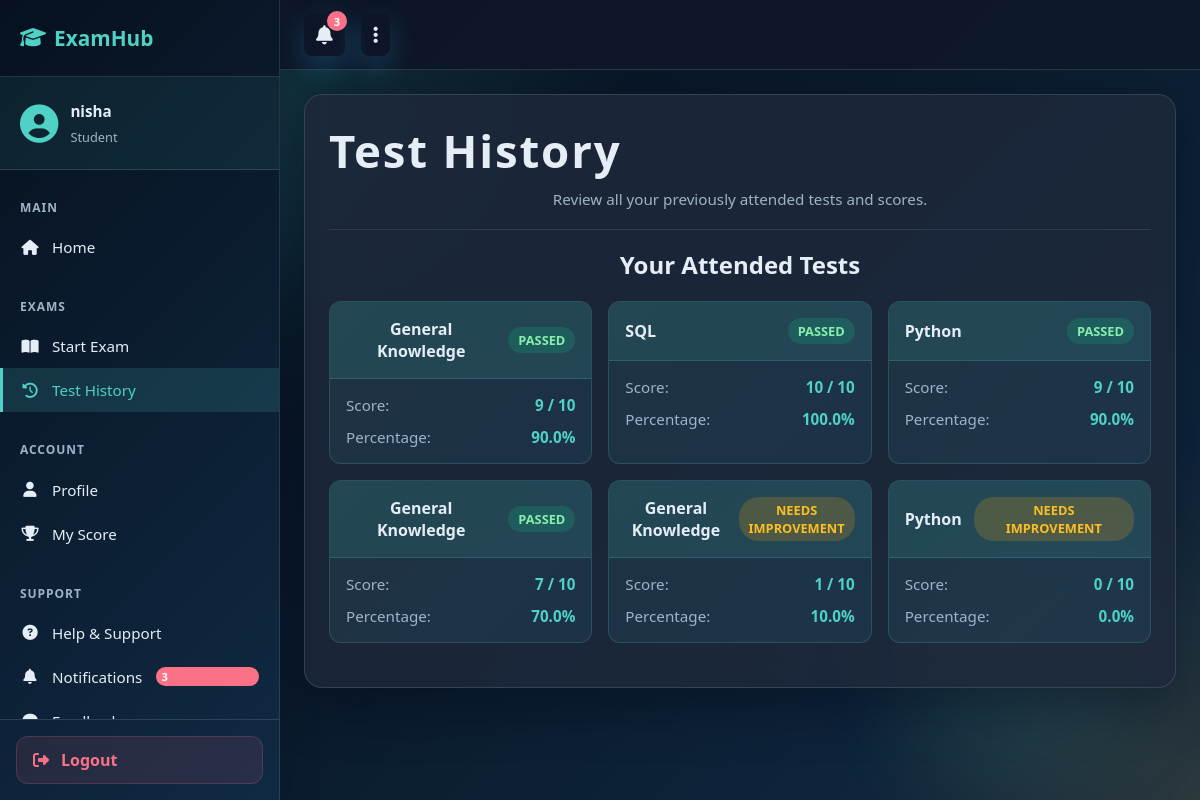
Page /test_history (signed in) on the committed database.
### tables this page shows
CREATE TABLE exams (
    id INTEGER PRIMARY KEY AUTOINCREMENT,
    name TEXT NOT NULL,
    total_marks INTEGER CHECK(total_marks > 0)
);

### app.py (the view)
@app.route("/test_history")
def test_history():
    if "user" not in session:
        return redirect("/")
    attended_tests = get_attended_tests(session["user"])
    return render_template("test_history.html", attended_tests=attended_tests)

### config/db_config.py (called while the page is built)
def get_connection():
    db_path = os.getenv("DB_PATH", "exam.db")
    return sqlite3.connect(db_path)

### services/exam_service.py (called while the page is built)
def get_attended_tests(username):
    conn = get_connection()
    cur = conn.cursor()
    cur.execute("""
        SELECT DISTINCT r.exam_id, e.name, e.total_marks, r.score
        FROM results r
        JOIN exams e ON r.exam_id = e.id
        WHERE r.username = ?
        ORDER BY r.id DESC
    """, (username,))
    data = cur.fetchall()
    conn.close()
    return data

### templates/test_history.html (shortened to what this page needs)
{% extends "base.html" %}
{% block content %}
<div class="container">
    <div class="page-intro">
        <h1 class="page-title">Test History</h1>
        <p class="subtle page-subtitle">Review all your previously attended tests and scores.</p>
    </div>
    <hr>
    {% if attended_tests %}
        <h2>Your Attended Tests</h2>
        <div class="attended-tests-grid">
            {% for test in attended_tests %}
                <div class="attended-test-card">
                    <div class="card-header">
                        <h3>{{ test[1] }}</h3>
                        {% if (test[3] / test[2] * 100) >= 50 %}
                            <span class="badge badge-success">Passed</span>
                        {% else %}
                            <span class="badge badge-warning">Needs Improvement</span>
                        {% endif %}
                    </div>
                    <div class="card-body">
                        <div class="score-row">
                            <span>Score:</span>
                            <strong>{{ test[3] }} / {{ test[2] }}</strong>
                        </div>
                        <div class="score-row">
                            <span>Percentage:</span>
                            <strong>{{ "%.1f"|format(test[3] / test[2] * 100) }}%</strong>
                        </div>
                    </div>
                </div>
            {% endfor %}
        </div>
    {% endif %}
</div>
{% endblock %}

### templates/base.html (shortened to what this page needs)
<!DOCTYPE html>
<html>
<head>
    <link rel="stylesheet" href="{{ url_for('static', filename='style.css', v='3') }}">
    <link rel="stylesheet" href="https://cdnjs.cloudflare.com/ajax/libs/font-awesome/6.4.0/css/all.min.css">
</head>
<body>
    <div class="sidebar">
        <div class="sidebar-header">
            <h3><i class="fas fa-graduation-cap"></i> ExamHub</h3>
        </div>
        <div class="user-info">
            <div class="user-avatar">
                <i class="fas fa-user-circle"></i>
            </div>
            <div class="user-details">
                <p class="user-name">{{ session.get('user', 'User') }}</p>
                <p class="user-role">{{ session.get('role', 'Student').title() }}</p>
            </div>
        </div>
        <nav class="sidebar-menu">
            <div class="menu-section">
                <p class="section-title">Main</p>
                <a href="{{ url_for('dashboard') }}" class="menu-item {% if request.endpoint == 'dashboard' %}active{% endif %}">
                    <i class="fas fa-home"></i> <span>Home</span>
                </a>
            </div>
            <div class="menu-section">
                <p class="section-title">Exams</p>
                <a href="{{ url_for('start_exam') }}" class="menu-item {% if request.endpoint == 'start_exam' %}active{% endif %}">
                    <i class="fas fa-book-open"></i> <span>Start Exam</span>
                </a>
                <a href="{{ url_for('test_history') }}" class="menu-item {% if request.endpoint == 'test_history' %}active{% endif %}">
                    <i class="fas fa-history"></i> <span>Test History</span>
                </a>
            </div>
            <div class="menu-section">
                <p class="section-title">Account</p>
                <a href="#" class="menu-item" onclick="showProfile()">
                    <i class="fas fa-user"></i> <span>Profile</span>
                </a>
                <a href="#" class="menu-item" onclick="showScore()">
                    <i class="fas fa-trophy"></i> <span>My Score</span>
                </a>
            </div>
            <div class="menu-section">
                <p class="section-title">Support</p>
                <a href="#" class="menu-item" onclick="showHelp()">
                    <i class="fas fa-question-circle"></i> <span>Help & Support</span>
                </a>
                <a href="#" class="menu-item" onclick="showNotifications()">
                    <i class="fas fa-bell"></i> <span>Notifications</span>
                    <span class="badge">3</span>
                </a>
                <a href="#" class="menu-item" onclick="showFeedback()">
                    <i class="fas fa-comment"></i> <span>Feedback</span>
                </a>
            </div>
        </nav>
        <div class="sidebar-footer">
            <a href="{{ url_for('logout') }}" class="logout-btn">
                <i class="fas fa-sign-out-alt"></i> <span>Logout</span>
            </a>
        </div>
    </div>
    <div class="main-content">
        <div class="top-bar">
            <div class="top-bar-right">
                <button class="notification-btn" onclick="showNotifications()">
                    <i class="fas fa-bell"></i>
                    <span class="notification-badge">3</span>
                </button>
                <button class="user-menu-btn" onclick="toggleUserMenu()">
                    <i class="fas fa-ellipsis-v"></i>
                </button>
            </div>
        </div>
        <div class="content-wrapper">
            {% block content %}{% endblock %}
        </div>
    </div>
</body>
</html>

### rows in the picture
exams: name "General Knowledge", shows "PASSED", test "9", total_marks "10", test "90.0", test "7", test "70.0", id "1", test "10.0"
exams: name "SQL", shows "PASSED", total_marks "10", test "100.0"
exams: name "Python", shows "PASSED", test "9", total_marks "10", test "90.0", test "0", test "0.0"

### other values in the picture
{{ session.get('user', 'User') }} "nisha"
{{ session.get('role', 'Student').title() }} "Student"
